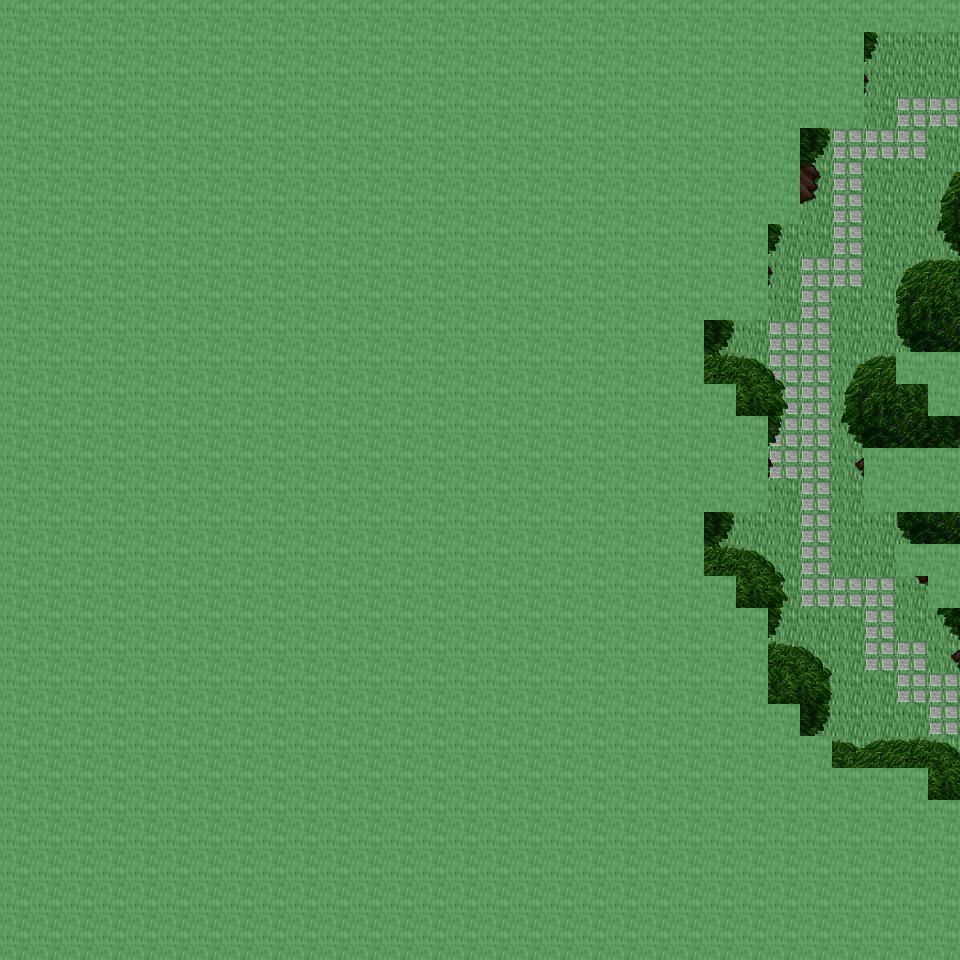

Tiled map render using the project's own tile images. Description and the map definition, with tile-layer contents summarised, below:
An orthogonal 30x30 tile map with 32x32 px tiles, 6 tile layers (Ground, Object, Object2, Above, ...), 53 tilesets.

<map version="1.0" orientation="orthogonal" renderorder="right-down" width="30" height="30" tilewidth="32" tileheight="32" nextobjectid="1">
  <tileset firstgid="1" name="tileset_ground_ground" tilewidth="32" tileheight="32" tilecount="33" columns="3">
    <image source="../drawable/tileset_ground_ground.png" width="96" height="352" />
  </tileset>
  <tileset firstgid="34" name="tileset_building_castle" tilewidth="32" tileheight="32" tilecount="320" columns="20">
    <image source="../drawable/tileset_building_castle.png" width="640" height="512" />
  </tileset>
  <tileset firstgid="354" name="tileset_ground_square_patch" tilewidth="32" tileheight="32" tilecount="9" columns="3">
    <image source="../drawable/tileset_ground_square_patch.png" width="96" height="96" />
  </tileset>
  <tileset firstgid="363" name="tileset_building_decoration_banner" tilewidth="32" tileheight="32" tilecount="12" columns="1">
    <image source="../drawable/tileset_building_decoration_banner.png" width="32" height="384" />
  </tileset>
  <tileset firstgid="375" name="tileset_ground_water_pool" tilewidth="32" tileheight="32" tilecount="72" columns="3">
    <image source="../drawable/tileset_ground_water_pool.png" width="96" height="768" />
  </tileset>
  <tileset firstgid="447" name="tileset_building_wall_wall_brown" tilewidth="32" tileheight="32" tilecount="12" columns="3">
    <image source="../drawable/tileset_building_wall_wall_brown.png" width="96" height="128" />
  </tileset>
  <tileset firstgid="459" name="tileset_plant_grasses" tilewidth="32" tileheight="32" tilecount="6" columns="3">
    <image source="../drawable/tileset_plant_grasses.png" width="96" height="64" />
  </tileset>
  <tileset firstgid="465" name="tileset_plant_flower_daisy_white" tilewidth="32" tileheight="32" tilecount="8" columns="2">
    <image source="../drawable/tileset_plant_flower_daisy_white.png" width="64" height="128" />
  </tileset>
  <tileset firstgid="473" name="tileset_plant_tree_tree_darkgreen" tilewidth="32" tileheight="32" tilecount="88" columns="8">
    <image source="../drawable/tileset_plant_tree_tree_darkgreen.png" width="256" height="352" />
  </tileset>
  <tileset firstgid="561" name="tileset_plant_flower_daisy_red" tilewidth="32" tileheight="32" tilecount="8" columns="2">
    <image source="../drawable/tileset_plant_flower_daisy_red.png" width="64" height="128" />
  </tileset>
  <tileset firstgid="569" name="tileset_ground_grass_edges" tilewidth="32" tileheight="32" tilecount="36" columns="12">
    <image source="../drawable/tileset_ground_grass_edges.png" width="384" height="96" />
  </tileset>
  <tileset firstgid="605" name="tileset_ground_grass_corners" tilewidth="32" tileheight="32" tilecount="24" columns="6">
    <image source="../drawable/tileset_ground_grass_corners.png" width="192" height="128" />
  </tileset>
  <tileset firstgid="629" name="tileset_plant_bush_hedge" tilewidth="32" tileheight="32" tilecount="35" columns="5">
    <image source="../drawable/tileset_plant_bush_hedge.png" width="160" height="224" />
  </tileset>
  <tileset firstgid="664" name="tileset_ground_rock_pebbles" tilewidth="32" tileheight="32" tilecount="3" columns="1">
    <image source="../drawable/tileset_ground_rock_pebbles.png" width="32" height="96" />
  </tileset>
  <tileset firstgid="667" name="tileset_plant_bush_bushes" tilewidth="32" tileheight="32" tilecount="10" columns="5">
    <image source="../drawable/tileset_plant_bush_bushes.png" width="160" height="64" />
  </tileset>
  <tileset firstgid="677" name="tileset_building_roof_red" tilewidth="32" tileheight="32" tilecount="20" columns="5">
    <image source="../drawable/tileset_building_roof_red.png" width="160" height="128" />
  </tileset>
  <tileset firstgid="697" name="tileset_plant_flower_daisy_yellow" tilewidth="32" tileheight="32" tilecount="8" columns="2">
    <image source="../drawable/tileset_plant_flower_daisy_yellow.png" width="64" height="128" />
  </tileset>
  <tileset firstgid="705" name="tileset_plant_leaves" tilewidth="32" tileheight="32" tilecount="8" columns="4">
    <image source="../drawable/tileset_plant_leaves.png" width="128" height="64" />
  </tileset>
  <tileset firstgid="713" name="tileset_item_corpse_skull_pale" tilewidth="32" tileheight="32" tilecount="2" columns="2">
    <image source="../drawable/tileset_item_corpse_skull_pale.png" width="64" height="32" />
  </tileset>
  <tileset firstgid="715" name="tileset_building_roof_blue" tilewidth="32" tileheight="32" tilecount="20" columns="5">
    <image source="../drawable/tileset_building_roof_blue.png" width="160" height="128" />
  </tileset>
  <tileset firstgid="735" name="tileset_plant_cactus" tilewidth="32" tileheight="32" tilecount="2" columns="1">
    <image source="../drawable/tileset_plant_cactus.png" width="32" height="64" />
  </tileset>
  <tileset firstgid="737" name="tileset_plant_flower_daisy_blue" tilewidth="32" tileheight="32" tilecount="8" columns="2">
    <image source="../drawable/tileset_plant_flower_daisy_blue.png" width="64" height="128" />
  </tileset>
  <tileset firstgid="745" name="tileset_plant_stump_stump_brown" tilewidth="32" tileheight="32" tilecount="4" columns="2">
    <image source="../drawable/tileset_plant_stump_stump_brown.png" width="64" height="64" />
  </tileset>
  <tileset firstgid="749" name="tileset_plant_stump_rectangular" tilewidth="32" tileheight="32" tilecount="4" columns="2">
    <image source="../drawable/tileset_plant_stump_rectangular.png" width="64" height="64" />
  </tileset>
  <tileset firstgid="753" name="tileset_furniture_carpet_border" tilewidth="32" tileheight="32" tilecount="12" columns="3">
    <image source="../drawable/tileset_furniture_carpet_border.png" width="96" height="128" />
  </tileset>
  <tileset firstgid="765" name="tileset_ground_pothole" tilewidth="32" tileheight="32" tilecount="4" columns="4">
    <image source="../drawable/tileset_ground_pothole.png" width="128" height="32" />
  </tileset>
  <tileset firstgid="769" name="tileset_furniture_carpet_carpets" tilewidth="32" tileheight="32" tilecount="8" columns="4">
    <image source="../drawable/tileset_furniture_carpet_carpets.png" width="128" height="64" />
  </tileset>
  <tileset firstgid="777" name="tileset_building_roof_yellow" tilewidth="32" tileheight="32" tilecount="20" columns="5">
    <image source="../drawable/tileset_building_roof_yellow.png" width="160" height="128" />
  </tileset>
  <tileset firstgid="797" name="tileset_plant_stump_stump_green" tilewidth="32" tileheight="32" tilecount="4" columns="2">
    <image source="../drawable/tileset_plant_stump_stump_green.png" width="64" height="64" />
  </tileset>
  <tileset firstgid="801" name="tileset_item_pot_pot_golden_centred" tilewidth="32" tileheight="32" tilecount="3" columns="3">
    <image source="../drawable/tileset_item_pot_pot_golden_centred.png" width="96" height="32" />
  </tileset>
  <tileset firstgid="804" name="tileset_building_roof_green" tilewidth="32" tileheight="32" tilecount="20" columns="5">
    <image source="../drawable/tileset_building_roof_green.png" width="160" height="128" />
  </tileset>
  <tileset firstgid="824" name="tileset_item_statue_fairypool" tilewidth="32" tileheight="32" tilecount="16" columns="2">
    <image source="../drawable/tileset_item_statue_fairypool.png" width="64" height="256" />
  </tileset>
  <tileset firstgid="840" name="tileset_building_window_window_left" tilewidth="32" tileheight="32" tilecount="2" columns="2">
    <image source="../drawable/tileset_building_window_window_left.png" width="64" height="32" />
  </tileset>
  <tileset firstgid="842" name="tileset_building_window_window_long" tilewidth="32" tileheight="32" tilecount="3" columns="3">
    <image source="../drawable/tileset_building_window_window_long.png" width="96" height="32" />
  </tileset>
  <tileset firstgid="845" name="tileset_building_door_door_n" tilewidth="32" tileheight="32" tilecount="6" columns="3">
    <image source="../drawable/tileset_building_door_door_n.png" width="96" height="64" />
  </tileset>
  <tileset firstgid="851" name="tileset_item_postbox" tilewidth="32" tileheight="32" tilecount="4" columns="2">
    <image source="../drawable/tileset_item_postbox.png" width="64" height="64" />
  </tileset>
  <tileset firstgid="855" name="tileset_building_window_window_right" tilewidth="32" tileheight="32" tilecount="2" columns="2">
    <image source="../drawable/tileset_building_window_window_right.png" width="64" height="32" />
  </tileset>
  <tileset firstgid="857" name="tileset_building_decoration_blue_circle" tilewidth="32" tileheight="32" tilecount="4" columns="2">
    <image source="../drawable/tileset_building_decoration_blue_circle.png" width="64" height="64" />
  </tileset>
  <tileset firstgid="861" name="tileset_plant_indoor_flower_baskets" tilewidth="32" tileheight="32" tilecount="3" columns="1">
    <image source="../drawable/tileset_plant_indoor_flower_baskets.png" width="32" height="96" />
  </tileset>
  <tileset firstgid="864" name="tileset_building_decoration_chimney_big" tilewidth="32" tileheight="32" tilecount="2" columns="1">
    <image source="../drawable/tileset_building_decoration_chimney_big.png" width="32" height="64" />
  </tileset>
  <tileset firstgid="866" name="tileset_building_decoration_banner_long" tilewidth="32" tileheight="32" tilecount="3" columns="3">
    <image source="../drawable/tileset_building_decoration_banner_long.png" width="96" height="32" />
  </tileset>
  <tileset firstgid="869" name="tileset_building_decoration_chimney" tilewidth="32" tileheight="32" tilecount="2" columns="1">
    <image source="../drawable/tileset_building_decoration_chimney.png" width="32" height="64" />
  </tileset>
  <tileset firstgid="871" name="tileset_building_decoration_longhorn_skull" tilewidth="32" tileheight="32" tilecount="6" columns="3">
    <image source="../drawable/tileset_building_decoration_longhorn_skull.png" width="96" height="64" />
  </tileset>
  <tileset firstgid="877" name="tileset_building_decoration_library_banner" tilewidth="32" tileheight="32" tilecount="6" columns="3">
    <image source="../drawable/tileset_building_decoration_library_banner.png" width="96" height="64" />
  </tileset>
  <tileset firstgid="883" name="tileset_logic_creature_elf" tilewidth="32" tileheight="32" tilecount="16" columns="8">
    <image source="../drawable/tileset_logic_creature_elf.png" width="256" height="64" />
  </tileset>
  <tileset firstgid="899" name="tileset_logic_portal" tilewidth="32" tileheight="32" tilecount="24" columns="8">
    <image source="../drawable/tileset_logic_portal.png" width="256" height="96" />
  </tileset>
  <tileset firstgid="923" name="tileset_logic_collision" tilewidth="32" tileheight="32" tilecount="1" columns="1">
    <image source="../drawable/tileset_logic_collision.png" width="32" height="32" />
  </tileset>
  <tileset firstgid="924" name="tileset_ground_green_paving" tilewidth="32" tileheight="32" tilecount="18" columns="3">
    <image source="../drawable/tileset_ground_green_paving.png" width="96" height="192" />
  </tileset>
  <tileset firstgid="942" name="tileset_light_door_light" tilewidth="32" tileheight="32" tilecount="12" columns="3">
    <image source="../drawable/tileset_light_door_light.png" width="96" height="128" />
  </tileset>
  <tileset firstgid="954" name="tileset_furniture_light_roots_lamp" tilewidth="32" tileheight="32" tilecount="6" columns="2">
    <image source="../drawable/tileset_furniture_light_roots_lamp.png" width="64" height="96" />
  </tileset>
  <tileset firstgid="960" name="tileset_light_dim_yellow_light_7x5" tilewidth="32" tileheight="32" tilecount="35" columns="7">
    <image source="../drawable/tileset_light_dim_yellow_light_7x5.png" width="224" height="160" />
  </tileset>
  <tileset firstgid="995" name="tileset_light_yellow_light_5x5" tilewidth="32" tileheight="32" tilecount="25" columns="5">
    <image source="../drawable/tileset_light_yellow_light_5x5.png" width="160" height="160" />
  </tileset>
  <tileset firstgid="1020" name="tileset_building_decoration_shop_banners" tilewidth="32" tileheight="32" tilecount="8" columns="8">
    <image source="../drawable/tileset_building_decoration_shop_banners.png" width="256" height="32" />
  </tileset>
  <layer name="Ground" width="30" height="30">
    <data>[900 cells, 900 non-empty, 1 distinct tile ids]</data>
  </layer>
  <layer name="Object" width="30" height="30">
    <data>[900 cells, 38 non-empty, 4 distinct tile ids]</data>
  </layer>
  <layer name="Object2" width="30" height="30">
    <data>[900 cells, 42 non-empty, 17 distinct tile ids]</data>
  </layer>
  <layer name="Above" width="30" height="30">
    <data>[900 cells, 810 non-empty, 46 distinct tile ids]</data>
  </layer>
  <layer name="Above2" width="30" height="30">
    <data>[900 cells, 14 non-empty, 6 distinct tile ids]</data>
  </layer>
  <layer name="Walkable" width="30" height="30">
    <data>[900 cells, 778 non-empty, 1 distinct tile ids]</data>
  </layer>
  <objectgroup name="MapEvents" />
</map>
